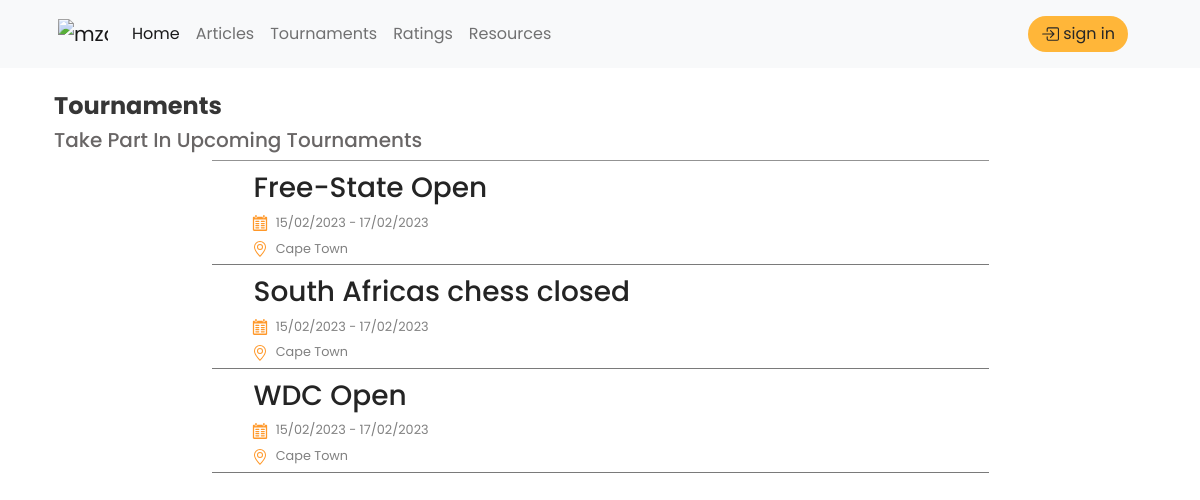
Before: /tournaments/ with the older database file.
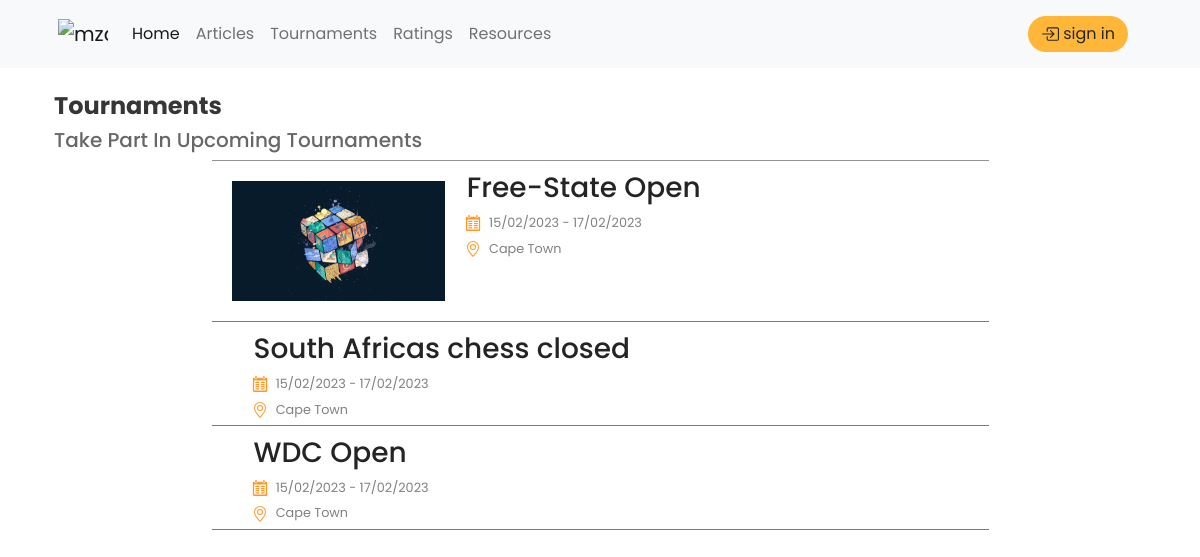
After: the same page with the newer database file.
### blog/models.py (models this page shows, shortened)
class Tournaments(models.Model):
    thumbnail_t = models.ImageField(null=True, blank=True)
    name = models.CharField(max_length=200)
    description = QuillField()
    starts = models.DateField()
    ends = models.DateField()
    ratingType = models.CharField(max_length=100, choices=ratingType, default=" ")
    date_posted = models.DateField(auto_now_add=True)
    featured_tournament = models.BooleanField(null=True, blank=True, default=False)
    class Meta:
        verbose_name_plural = "tournaments"

### blog/views.py (the view)
# urls.py: path("tournaments/",views.tournaments,name='tournaments'),
def tournaments(request):
    tournaments = Tournaments.objects.all()[::-1]
    context = {"tournaments":tournaments}
    return render(request,'blog/tournaments.html',context)

### blog/templates/blog/tournaments.html (shortened to what this page needs)
{% extends 'blog/base.html' %}
{% load static %}
{% load bootstrap5 %}
{% block content %}
<div class="container">
<br>
    <h4 style="color: rgb(54, 54, 54)"> <strong> Tournaments</strong> </h4>
    <h5 style="color: rgb(105, 102, 102)"> Take Part In Upcoming Tournaments </h5>
    <div class="container-fluid blog-container"  >
        <div class="row d-flex justify-content-center">
          {% for article in tournaments %}
          <div class=" col-12 col-md-10 col-lg-9">
           {% if forloop.counter == 1 %}
           <div class="d-flex" style="border-top:1px  solid rgba(110, 110, 110, 0.74);border-bottom:1px  solid rgba(95, 95, 95, 0.829);">
            {% else %}
            <div class="d-flex" style="border-bottom:1px  solid rgba(67, 67, 67, 0.704);">
            {% endif %}
              <div class="blog-img" style="margin: 20px;">
                <img height="120" src="{{article.thumbnail_t.url}}" alt="">
              </div>
              <div class="">
               <a href="#" class="article-link">  <h3 class="blog-title" style="margin-left: 2px;margin-top:10px;color:rgb(36, 36, 36)">{{article.name}}</h3> </a>
               <div id="tournament-details" style="margin-top: 0.3rem">
                <li>
                    <span> 15/02/2023 - 17/02/2023</span>
                </li>
                <li>
                    <span> Cape Town</span>
                </li>
             </div>
              </div>
            </div>
          </div>
          {% endfor %}
        </div>
        <br>
        </div>
    </div>
{% endblock content %}

Changed rows visible on the page:
changed Tournaments "Free-State Open": thumbnail_t: picture added
